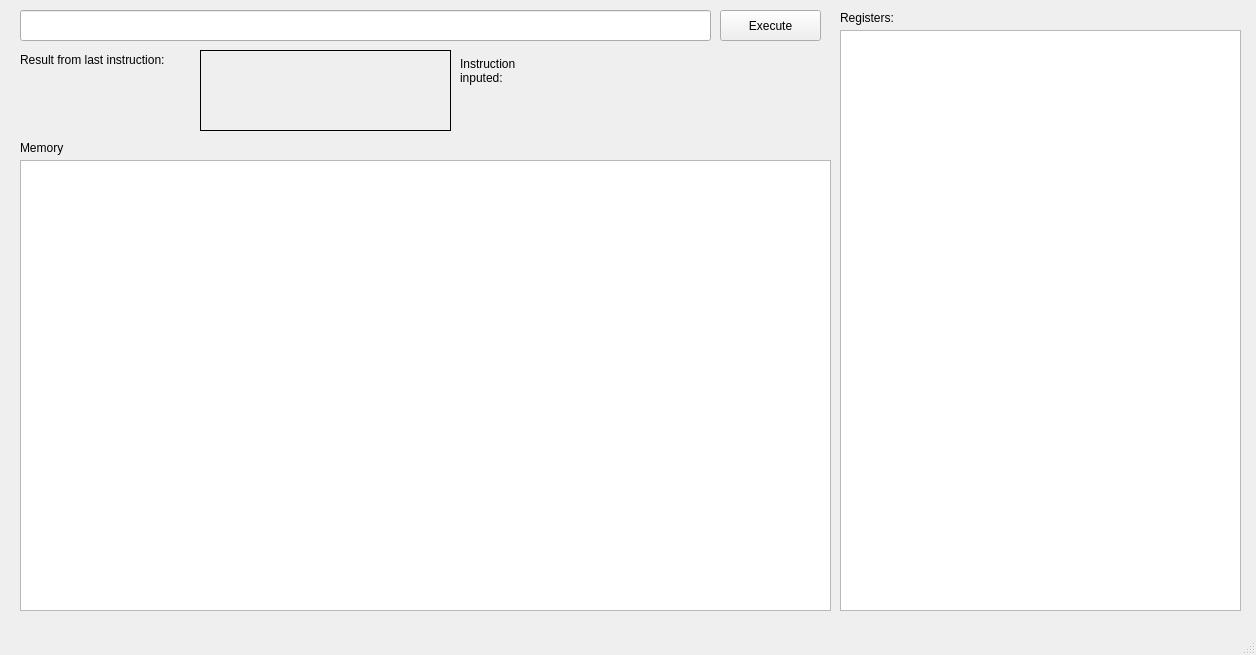
<?xml version="1.0" encoding="UTF-8"?>
<ui version="4.0">
 <class>MainWindow</class>
 <widget class="QMainWindow" name="MainWindow">
  <property name="geometry">
   <rect>
    <x>0</x>
    <y>0</y>
    <width>1256</width>
    <height>655</height>
   </rect>
  </property>
  <property name="windowTitle">
   <string>VLQRISC Simulator</string>
  </property>
  <widget class="QWidget" name="centralwidget">
   <widget class="QTableView" name="reg_table">
    <property name="geometry">
     <rect>
      <x>840</x>
      <y>30</y>
      <width>401</width>
      <height>581</height>
     </rect>
    </property>
    <property name="cursor" stdset="0">
     <cursorShape>CrossCursor</cursorShape>
    </property>
   </widget>
   <widget class="QTableView" name="memory_table">
    <property name="geometry">
     <rect>
      <x>20</x>
      <y>160</y>
      <width>811</width>
      <height>451</height>
     </rect>
    </property>
    <property name="cursor" stdset="0">
     <cursorShape>CrossCursor</cursorShape>
    </property>
   </widget>
   <widget class="QPushButton" name="update_reg_tbl_btn">
    <property name="geometry">
     <rect>
      <x>720</x>
      <y>10</y>
      <width>101</width>
      <height>31</height>
     </rect>
    </property>
    <property name="text">
     <string>Execute</string>
    </property>
   </widget>
   <widget class="QLineEdit" name="command_entry">
    <property name="geometry">
     <rect>
      <x>20</x>
      <y>10</y>
      <width>691</width>
      <height>31</height>
     </rect>
    </property>
   </widget>
   <widget class="QLabel" name="label">
    <property name="geometry">
     <rect>
      <x>460</x>
      <y>50</y>
      <width>71</width>
      <height>41</height>
     </rect>
    </property>
    <property name="text">
     <string>Instruction inputed:</string>
    </property>
    <property name="wordWrap">
     <bool>true</bool>
    </property>
   </widget>
   <widget class="QLabel" name="instruction_output_lbl">
    <property name="geometry">
     <rect>
      <x>540</x>
      <y>50</y>
      <width>281</width>
      <height>41</height>
     </rect>
    </property>
    <property name="autoFillBackground">
     <bool>true</bool>
    </property>
    <property name="text">
     <string/>
    </property>
   </widget>
   <widget class="QLabel" name="error_label">
    <property name="geometry">
     <rect>
      <x>200</x>
      <y>50</y>
      <width>251</width>
      <height>81</height>
     </rect>
    </property>
    <property name="autoFillBackground">
     <bool>false</bool>
    </property>
    <property name="styleSheet">
     <string notr="true">QLabel{border: 1px solid black;}</string>
    </property>
    <property name="text">
     <string/>
    </property>
    <property name="alignment">
     <set>Qt::AlignLeading|Qt::AlignLeft|Qt::AlignTop</set>
    </property>
   </widget>
   <widget class="QLabel" name="label_2">
    <property name="geometry">
     <rect>
      <x>20</x>
      <y>50</y>
      <width>181</width>
      <height>20</height>
     </rect>
    </property>
    <property name="text">
     <string>Result from last instruction:</string>
    </property>
   </widget>
   <widget class="QLabel" name="label_3">
    <property name="geometry">
     <rect>
      <x>840</x>
      <y>10</y>
      <width>101</width>
      <height>16</height>
     </rect>
    </property>
    <property name="text">
     <string>Registers:</string>
    </property>
   </widget>
   <widget class="QLabel" name="label_4">
    <property name="geometry">
     <rect>
      <x>20</x>
      <y>140</y>
      <width>60</width>
      <height>16</height>
     </rect>
    </property>
    <property name="text">
     <string>Memory</string>
    </property>
   </widget>
  </widget>
  <widget class="QMenuBar" name="menubar">
   <property name="geometry">
    <rect>
     <x>0</x>
     <y>0</y>
     <width>1256</width>
     <height>21</height>
    </rect>
   </property>
  </widget>
  <widget class="QStatusBar" name="statusbar"/>
 </widget>
 <resources/>
 <connections/>
 <slots>
  <slot>update_table()</slot>
 </slots>
</ui>
